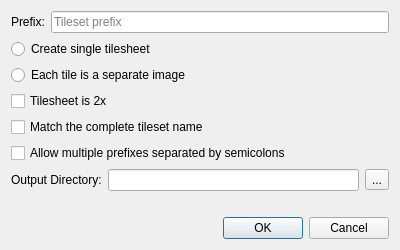
<?xml version="1.0" encoding="UTF-8"?>
<ui version="4.0">
 <class>PackExtractDialog</class>
 <widget class="QDialog" name="PackExtractDialog">
  <property name="geometry">
   <rect>
    <x>0</x>
    <y>0</y>
    <width>400</width>
    <height>250</height>
   </rect>
  </property>
  <property name="windowTitle">
   <string>Extract .pack Images</string>
  </property>
  <layout class="QGridLayout" name="gridLayout">
   <item row="0" column="0">
    <layout class="QHBoxLayout" name="horizontalLayout">
     <item>
      <widget class="QLabel" name="label">
       <property name="text">
        <string>Prefix:</string>
       </property>
      </widget>
     </item>
     <item>
      <widget class="QLineEdit" name="prefixEdit">
       <property name="placeholderText">
        <string>Tileset prefix</string>
       </property>
      </widget>
     </item>
    </layout>
   </item>
   <item row="1" column="0">
    <widget class="QRadioButton" name="radioSingle">
     <property name="text">
      <string>Create single tilesheet</string>
     </property>
    </widget>
   </item>
   <item row="7" column="0">
    <layout class="QHBoxLayout" name="horizontalLayout_2">
     <item>
      <widget class="QLabel" name="label_2">
       <property name="text">
        <string>Output Directory:</string>
       </property>
      </widget>
     </item>
     <item>
      <widget class="QLineEdit" name="outputEdit"/>
     </item>
     <item>
      <widget class="QToolButton" name="outputBrowse">
       <property name="text">
        <string>...</string>
       </property>
      </widget>
     </item>
    </layout>
   </item>
   <item row="8" column="0">
    <spacer name="verticalSpacer">
     <property name="orientation">
      <enum>Qt::Vertical</enum>
     </property>
     <property name="sizeHint" stdset="0">
      <size>
       <width>20</width>
       <height>40</height>
      </size>
     </property>
    </spacer>
   </item>
   <item row="9" column="0">
    <widget class="QDialogButtonBox" name="buttonBox">
     <property name="orientation">
      <enum>Qt::Horizontal</enum>
     </property>
     <property name="standardButtons">
      <set>QDialogButtonBox::Cancel|QDialogButtonBox::Ok</set>
     </property>
    </widget>
   </item>
   <item row="3" column="0">
    <widget class="QRadioButton" name="radioMultiple">
     <property name="text">
      <string>Each tile is a separate image</string>
     </property>
    </widget>
   </item>
   <item row="4" column="0">
    <widget class="QCheckBox" name="checkBox2x">
     <property name="text">
      <string>Tilesheet is 2x</string>
     </property>
    </widget>
   </item>
   <item row="5" column="0">
    <widget class="QCheckBox" name="wholeWordCheck">
     <property name="text">
      <string>Match the complete tileset name</string>
     </property>
     <property name="toolTip">
      <string>For example, "walls" will not include tiles from "walls_exterior".</string>
     </property>
    </widget>
   </item>
   <item row="6" column="0">
    <widget class="QCheckBox" name="multiplePrefixesCheck">
     <property name="text">
      <string>Allow multiple prefixes separated by semicolons</string>
     </property>
    </widget>
   </item>
  </layout>
 </widget>
 <resources/>
 <connections>
  <connection>
   <sender>buttonBox</sender>
   <signal>accepted()</signal>
   <receiver>PackExtractDialog</receiver>
   <slot>accept()</slot>
   <hints>
    <hint type="sourcelabel">
     <x>248</x>
     <y>254</y>
    </hint>
    <hint type="destinationlabel">
     <x>157</x>
     <y>274</y>
    </hint>
   </hints>
  </connection>
  <connection>
   <sender>buttonBox</sender>
   <signal>rejected()</signal>
   <receiver>PackExtractDialog</receiver>
   <slot>reject()</slot>
   <hints>
    <hint type="sourcelabel">
     <x>316</x>
     <y>260</y>
    </hint>
    <hint type="destinationlabel">
     <x>286</x>
     <y>274</y>
    </hint>
   </hints>
  </connection>
 </connections>
</ui>
